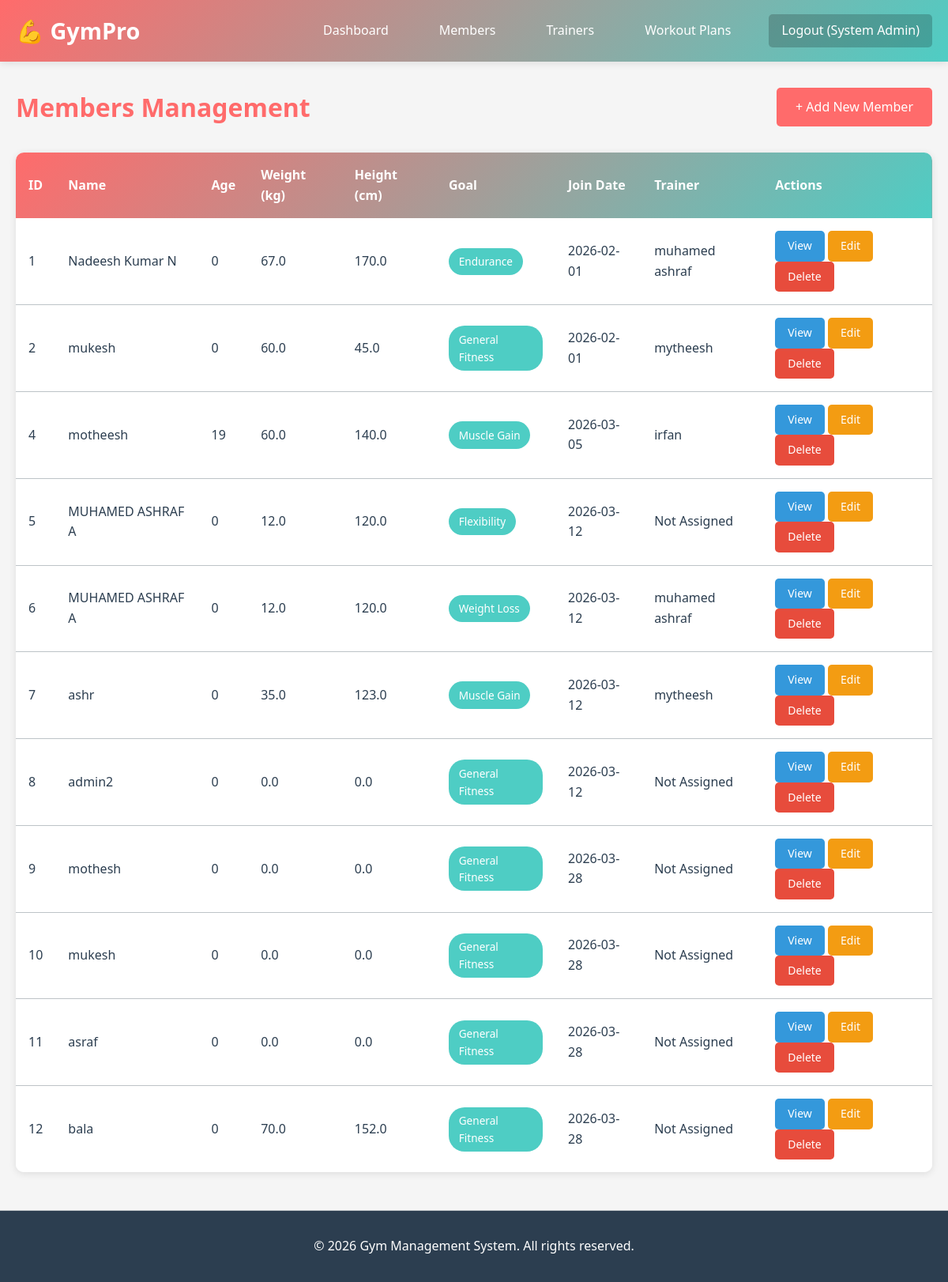
Screenshot of /members (signed in) with the database file from the repository.
### app.py (models this page shows, shortened)
class Member(db.Model):
    __tablename__ = 'member'
    member_id = db.Column(db.Integer, primary_key=True)
    name = db.Column(db.String(100), nullable=False)
    dob = db.Column(db.Date, nullable=False)
    gender = db.Column(db.String(10), nullable=False)
    contact_no = db.Column(db.String(15), nullable=False)
    weight = db.Column(db.Float, nullable=False)  # in kg
    height = db.Column(db.Float, nullable=False)  # in cm
    health_issue = db.Column(db.String(250), default="None")
    goal = db.Column(db.String(100), nullable=False)
    join_date = db.Column(db.Date, nullable=False)
    trainer_id = db.Column(db.Integer, db.ForeignKey('trainer.trainer_id'))
    admin_id = db.Column(db.Integer, db.ForeignKey('admin.admin_id'))
    progress = db.relationship('Progress', backref='member', lazy=True, cascade='all, delete-orphan')
    attendance = db.relationship('Attendance', backref='member', lazy=True, cascade='all, delete-orphan')
    payments = db.relationship('Payment', backref='member', lazy=True, cascade='all, delete-orphan')
    notifications = db.relationship('Notification', backref='member', lazy=True, cascade='all, delete-orphan')
    diet = db.relationship('Diet', backref='member', lazy=True, cascade='all, delete-orphan')

class Trainer(db.Model):
    __tablename__ = 'trainer'
    trainer_id = db.Column(db.Integer, primary_key=True)
    name = db.Column(db.String(100), nullable=False)
    specialization = db.Column(db.String(100), nullable=False)
    contact_no = db.Column(db.String(15), nullable=False)
    shift_time = db.Column(db.String(50), nullable=False)
    email = db.Column(db.String(100), unique=True)
    created_at = db.Column(db.DateTime, default=datetime.utcnow)
    members = db.relationship('Member', backref='trainer', lazy=True)

### app.py (the view)
@app.route('/members')
def members_list():
    if 'admin_id' not in session:
        return redirect(url_for('login'))
    members = Member.query.all()
    return render_template('members_list.html', members=members, now=datetime.now().date())

### templates/members_list.html (shortened to what this page needs)
{% extends 'base.html' %}
{% block content %}
<div class="page-header">
    <h1>Members Management</h1>
    <a href="{{ url_for('add_member') }}" class="btn btn-primary">+ Add New Member</a>
</div>
{% if members %}
<div class="table-responsive">
    <table class="table">
        <thead>
            <tr>
                <th>ID</th>
                <th>Name</th>
                <th>Age</th>
                <th>Weight (kg)</th>
                <th>Height (cm)</th>
                <th>Goal</th>
                <th>Join Date</th>
                <th>Trainer</th>
                <th>Actions</th>
            </tr>
        </thead>
        <tbody>
            {% for member in members %}
            <tr>
                <td>{{ member.member_id }}</td>
                <td>{{ member.name }}</td>
                <td>{{ (now - member.dob).days // 365 }}</td>
                <td>{{ member.weight }}</td>
                <td>{{ member.height }}</td>
                <td><span class="badge">{{ member.goal }}</span></td>
                <td>{{ member.join_date }}</td>
                <td>{{ member.trainer.name if member.trainer else 'Not Assigned' }}</td>
                <td>
                    <a href="{{ url_for('view_member', member_id=member.member_id) }}" class="btn btn-sm btn-info">View</a>
                    <a href="{{ url_for('edit_member', member_id=member.member_id) }}" class="btn btn-sm btn-warning">Edit</a>
                    <a href="{{ url_for('delete_member', member_id=member.member_id) }}" class="btn btn-sm btn-danger" onclick="return confirm('Are you sure?')">Delete</a>
                </td>
            </tr>
            {% endfor %}
        </tbody>
    </table>
</div>
{% else %}
<div class="no-data-container">
    <p>No members found. <a href="{{ url_for('add_member') }}">Add your first member</a></p>
</div>
{% endif %}
{% endblock %}

### templates/base.html (shortened to what this page needs)
<!DOCTYPE html>
<html lang="en">
<head>
    <link rel="stylesheet" href="{{ url_for('static', filename='css/style.css') }}">
</head>
<body>
    <nav class="navbar">
        <div class="navbar-container">
            <div class="logo">💪 GymPro</div>
            {% if session.get('admin_id') %}
            <div class="nav-links">
                <a href="{{ url_for('admin_dashboard') }}" class="nav-link">Dashboard</a>
                <a href="{{ url_for('members_list') }}" class="nav-link">Members</a>
                <a href="{{ url_for('trainers_list') }}" class="nav-link">Trainers</a>
                <a href="{{ url_for('workout_plans_list') }}" class="nav-link">Workout Plans</a>
                <a href="{{ url_for('logout') }}" class="nav-link logout">Logout ({{ session.get('admin_name') }})</a>
            </div>
            {% endif %}
        </div>
    </nav>
    <div class="container">
        {% block content %}{% endblock %}
    </div>
    <footer class="footer">
        <p>&copy; 2026 Gym Management System. All rights reserved.</p>
    </footer>
</body>
</html>

### static/css/style.css (style rules this page uses)
* { margin: 0; padding: 0; box-sizing: border-box; }
:root { --primary-color: #FF6B6B; --secondary-color: #4ECDC4; --dark-color: #2C3E50; --light-color: #ECF0F1; --success-color: #27AE60; --warning-color: #F39C12; --danger-color: #E74C3C; --info-color: #3498DB; --text-color: #2C3E50; --border-color: #BDC3C7; --shadow: 0 2px 10px rgba(0,0,0,0.1); --transition: all 0.3s ease; }
html, body { font-family: 'Segoe UI', Tahoma, Geneva, Verdana, sans-serif; background-color: #f5f5f5; color: var(--text-color); line-height: 1.6; }
.navbar { background: linear-gradient(135deg, var(--primary-color), var(--secondary-color)); padding: 1rem 0; box-shadow: var(--shadow); position: sticky; top: 0; z-index: 100; }
.navbar-container { max-width: 1200px; margin: 0 auto; padding: 0 20px; display: flex; justify-content: space-between; align-items: center; }
.logo { font-size: 1.8rem; font-weight: bold; color: white; text-decoration: none; }
.nav-links { display: flex; gap: 2rem; align-items: center; }
.nav-link { color: white; text-decoration: none; font-weight: 500; transition: var(--transition); padding: 0.5rem 1rem; border-radius: 5px; }
.nav-link.logout { background-color: rgba(0,0,0,0.2); }
.container { max-width: 1200px; margin: 2rem auto; padding: 0 20px; min-height: calc(100vh - 200px); }
.btn { display: inline-block; padding: 0.75rem 1.5rem; font-size: 1rem; border: none; border-radius: 5px; cursor: pointer; text-decoration: none; transition: var(--transition); font-weight: 500; text-align: center; white-space: nowrap; }
.btn-primary { background-color: var(--primary-color); color: white; }
.btn-warning { background-color: var(--warning-color); color: white; }
.btn-danger { background-color: var(--danger-color); color: white; }
.btn-info { background-color: var(--info-color); color: white; }
.btn-sm { padding: 0.5rem 1rem; font-size: 0.875rem; }
.page-header { display: flex; justify-content: space-between; align-items: center; margin-bottom: 2rem; }
.page-header h1 { color: var(--primary-color); font-size: 2rem; }
.table-responsive { overflow-x: auto; background: white; border-radius: 10px; box-shadow: var(--shadow); }
.table { width: 100%; border-collapse: collapse; background: white; }
.table thead { background: linear-gradient(135deg, var(--primary-color), var(--secondary-color)); color: white; }
.table thead th { padding: 1rem; text-align: left; font-weight: 600; }
.table tbody td { padding: 1rem; border-bottom: 1px solid var(--border-color); }
.table tbody tr:last-child td { border-bottom: none; }
.badge { display: inline-block; padding: 0.4rem 0.8rem; background-color: var(--secondary-color); color: white; border-radius: 20px; font-size: 0.85rem; font-weight: 500; }
.footer { background: var(--dark-color); color: white; text-align: center; padding: 2rem; margin-top: 3rem; border-top: 1px solid var(--border-color); }

### rows the page displays
Member: member_id "1", name "Nadeesh Kumar N", (now-member.dob).days//365 "0", weight "67.0", height "170.0", goal "Endurance", join_date "2026-02-01", trainer "muhamed ashraf"
Member: member_id "2", name "mukesh", (now-member.dob).days//365 "0", weight "60.0", height "45.0", goal "General Fitness", join_date "2026-02-01", trainer "mytheesh"
Member: member_id "4", name "motheesh", (now-member.dob).days//365 "19", weight "60.0", height "140.0", goal "Muscle Gain", join_date "2026-03-05", trainer "irfan"
Member: member_id "5", name "MUHAMED ASHRAF A", (now-member.dob).days//365 "0", weight "12.0", height "120.0", goal "Flexibility", join_date "2026-03-12", trainer "Not Assigned"
Member: member_id "6", name "MUHAMED ASHRAF A", (now-member.dob).days//365 "0", weight "12.0", height "120.0", goal "Weight Loss", join_date "2026-03-12", trainer "muhamed ashraf"
Member: member_id "7", name "ashr", (now-member.dob).days//365 "0", weight "35.0", height "123.0", goal "Muscle Gain", join_date "2026-03-12", trainer "mytheesh"
Member: member_id "8", name "admin2", (now-member.dob).days//365 "0", weight "0.0", height "0.0", goal "General Fitness", join_date "2026-03-12", trainer "Not Assigned"
Member: member_id "9", name "mothesh", (now-member.dob).days//365 "0", weight "0.0", height "0.0", goal "General Fitness", join_date "2026-03-28", trainer "Not Assigned"
Member: member_id "10", name "mukesh", (now-member.dob).days//365 "0", weight "0.0", height "0.0", goal "General Fitness", join_date "2026-03-28", trainer "Not Assigned"
Member: member_id "11", name "asraf", (now-member.dob).days//365 "0", weight "0.0", height "0.0", goal "General Fitness", join_date "2026-03-28", trainer "Not Assigned"
Member: member_id "12", name "bala", (now-member.dob).days//365 "0", weight "70.0", height "152.0", goal "General Fitness", join_date "2026-03-28", trainer "Not Assigned"

### other values shown
{{ session.get('admin_name') }} "System Admin"
